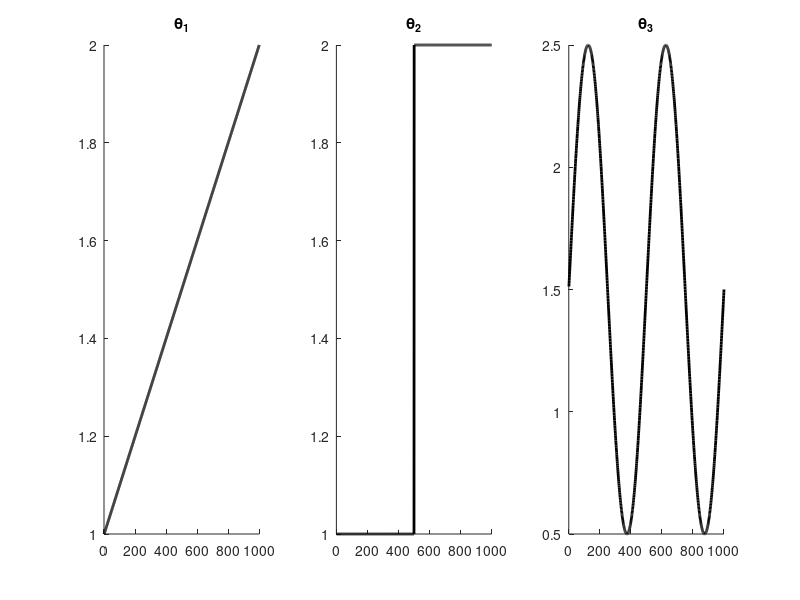

Reproduce this figure in MATLAB. (Note: this script raises an error after producing the figure.)
%% simulation
k = 3;
T = 1000;
theta1_true = linspace(1, 2, T);
% theta1_true = [repmat(1, 1, round(T/2)) repmat(2, 1, T - round(T/2))]; %
% pass the test!
theta2_true = [repmat(1, 1, round(T/2)) repmat(2, 1, T - round(T/2))];
period = T/2;
theta3_true = 1.5 + sin((2*pi/period)*(1:T));

n1_true = 10;
n2_true = 10;
n3_true = 10;
N = n1_true + n2_true + n3_true;
X = ones(N, T);

lam1_true = exp(theta1_true);
lam2_true = exp(theta2_true);
lam3_true = exp(theta3_true);

rng(2)
Y1 = poissrnd(repmat(lam1_true, n1_true, 1));
Y2 = poissrnd(repmat(lam2_true, n2_true, 1));
Y3 = poissrnd(repmat(lam3_true, n3_true, 1));
Y = [Y1; Y2; Y3];
z_true = repelem(1:3, [n1_true n2_true n3_true]);

% clusterPlot(Y, z_true)
subplot(1,3,1)
hold on
plot(theta1_true, 'k', 'LineWidth', 2)
hold off
title('\theta_1')
subplot(1,3,2)
hold on
plot(theta2_true, 'k', 'LineWidth', 2)
hold off
title('\theta_2')
subplot(1,3,3)
hold on
plot(theta3_true, 'k', 'LineWidth', 2)
hold off
title('\theta_3')


%% begin to do MCMC
% prior
nG = 5;

Z = zeros(nG, N);
RHO = zeros(nG, k);
THETA = zeros(nG, T, k);

Z(1,:) = ones(1, N);
RHO(1,:) = ones(1, k)/k;
% theta0 = ppafilt_poissexp(Y,X,log(mean(mean(Y(:, 1:20)))),1,1,1e-4);

theta0 = log(mean(mean(Y(:, 1:20))));
THETA0 = ppasmoo_poissexp(Y,X,theta0,1,1,1e-4);
THETA(1, :, 1) = THETA0;
THETA(1, :, 2) = THETA0;
THETA(1, :, 3) = THETA0;
delta0 = ones(1, k);

for g = 2:nG
    
    % 1. sample z
    lam1_all_tmp = exp(X .* repmat(THETA(g-1, :, 1), N, 1));
    lam2_all_tmp = exp(X .* repmat(THETA(g-1, :, 2), N, 1));
    lam3_all_tmp = exp(X .* repmat(THETA(g-1, :, 3), N, 1));
    
    logp_tmp = ...
        [log(RHO(g-1,1)) + sum(log(poisspdf(Y, lam1_all_tmp)), 2)...
        log(RHO(g-1,2)) + sum(log(poisspdf(Y, lam2_all_tmp)), 2)...
        log(RHO(g-1,3)) + sum(log(poisspdf(Y, lam3_all_tmp)), 2)];
    
    clus_tmp = mnrnd(ones(N, 1), softmax(logp_tmp')');
    [Z(g,:), ~] = find(clus_tmp');
    
    % 2. sample rho
    nClus = histc(Z(g,:),1:k);
    RHO(g,:) = drchrnd(delta0 + nClus, 1);
    
    % 3. sample theta
    %     [theta1,W1,~] = ppafilt_poissexp(Y(Z(g,:) == 1, :),X(Z(g,:) == 1, :),...
    %         theta0,1,1,1e-4);
    %     [theta2,W2,~] = ppafilt_poissexp(Y(Z(g,:) == 2, :),X(Z(g,:) == 2, :),...
    %         theta0,1,1,1e-4);
    %     [theta3,W3,~] = ppafilt_poissexp(Y(Z(g,:) == 3, :),X(Z(g,:) == 3, :),...
    %         theta0,1,1,1e-4);
    for m = 1:k
        if(sum(Z(g,:) == m) > 0)
            [theta_tmp,W_tmp,~] = ppasmoo_poissexp(Y(Z(g,:) == m, :),X(Z(g,:) == m, :),...
                theta0,1,1,1e-4);
            THETA(g, :, m) = mvnrnd(theta_tmp',W_tmp);
        else
            THETA(g, :, m) = theta0 + detrend(cumsum(randn(round(T),1)*sqrt(1e-4)));
        end
    end
    
    %     subplot(1, 3, 1)
    %     plot(THETA(g, :, 1))
    %     subplot(1, 3, 2)
    %     plot(THETA(g, :, 2))
    %     subplot(1, 3, 3)
    %     plot(THETA(g, :, 3))
    
end

%% plot
for l= 1:nG
%     figure(l)
    clusTrace = figure;
    subplot(1, 2, 1)
    clusterPlot(Y, z_true)
    title('true')
    subplot(1, 2, 2)
    clusterPlot(Y, Z(l,:))
    title("k = " + l + ", nCluster =", length(unique(Z(l,:))))
    saveas(clusTrace, l+".png")
end


subplot(1,3,1)
hold on
plot(theta1_true, 'k', 'LineWidth', 2)
plot(THETA(nG, :, Z(nG,1)))
hold off
title('\theta_1')
subplot(1,3,2)
hold on
plot(theta2_true, 'k', 'LineWidth', 2)
plot(THETA(nG, :, Z(nG,1 + n1_true)))
hold off
title('\theta_2')
subplot(1,3,3)
hold on
plot(theta3_true, 'k', 'LineWidth', 2)
plot(THETA(nG, :, Z(nG,1 + n1_true + n2_true)))
hold off
title('\theta_3')




%% animation

for l=1:min(5, nG)
    if l >1
        cla(s1)
        cla(s2)
        cla(s3)
    end
    
    subplot(2, 3, 1)
    clusterPlot(Y, z_true)
    title('true')
    subplot(2, 3, 2)
    clusterPlot(Y, Z(l,:))
    title("k = " + l)
    
    s1 = subplot(2, 3, 4)
    hold on
    plot(THETA(l, :, Z(l,1)), 'r')
    plot(theta1_true, 'k', 'LineWidth', 2)
    hold off
    title('\theta_1')
    
    s2 = subplot(2, 3, 5)
    hold on
    plot(THETA(l, :, Z(l,1 + n1_true)), 'r')
    plot(theta2_true, 'k', 'LineWidth', 2)
    hold off
    title('\theta_2')
    
    s3 = subplot(2, 3, 6)
    hold on
    plot(THETA(l, :, Z(l,1 + n1_true + n2_true)), 'r')
    plot(theta3_true, 'k', 'LineWidth', 2)
    hold off
    title('\theta_3')
    
    pause(0.8)
end




